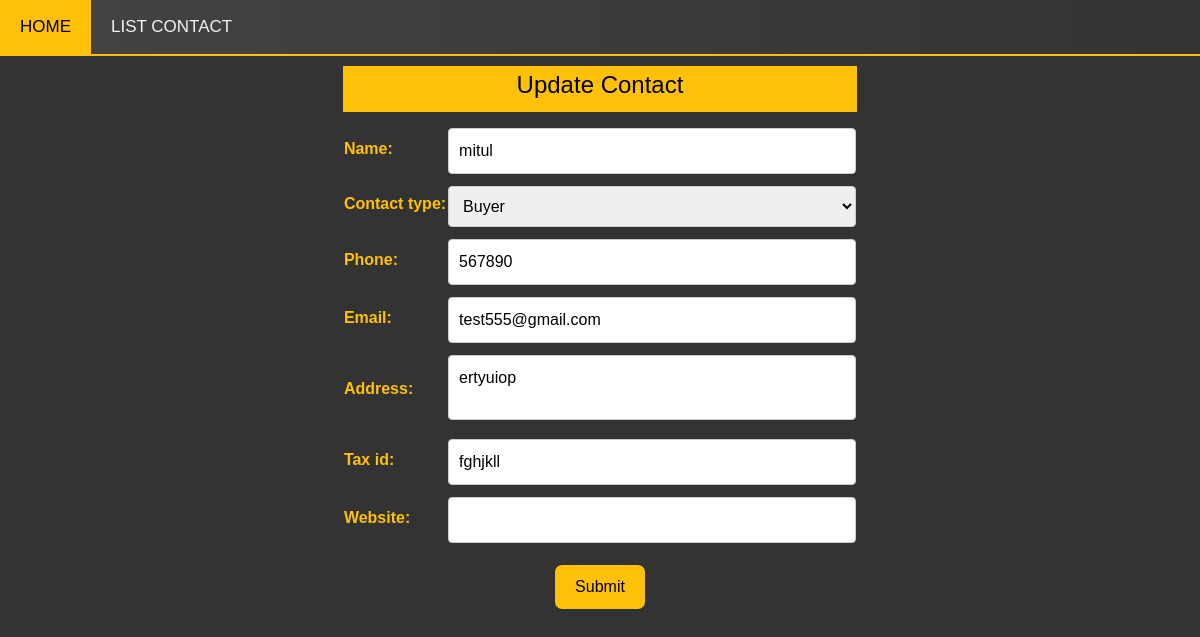
Page /update-contact/1 on the earlier database version.
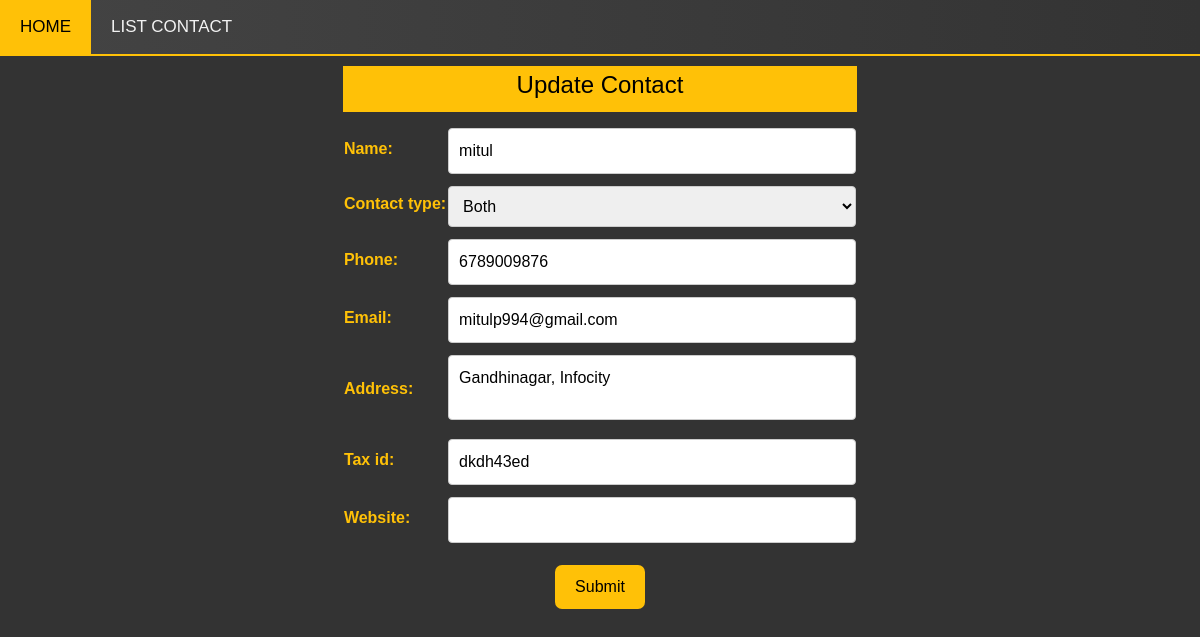
Same page on the later database version.
### contact_app/models.py (models this page shows, shortened)
class Contact(models.Model):
    CONTACT_TYPE_CHOICES = [
        ('seller','Seller'),
        ('buyer','Buyer'),
        ('both','Both')
    ]
    name = models.CharField(max_length=255)
    contact_type = models.CharField(max_length=10, choices=CONTACT_TYPE_CHOICES,default='both')
    phone = models.CharField(max_length=20)
    email = models.EmailField(null=True,blank=True)
    address = models.TextField(null=True,blank=True)
    tax_id = models.CharField(max_length=20)
    website = models.URLField(null=True,blank=True)

### contact_app/views.py (the view)
# urls.py: path('update-contact/<int:id>',views.update_contact_view,name='update_contact'),
def update_contact_view(request,id):
    contact = get_object_or_404(Contact,id=id)
    if request.method == 'POST':
        form = ContactForm(request.POST, instance=contact)
        if form.is_valid():
            form.save()
            return redirect('list_contact')
    else:
        form = ContactForm(instance=contact)
    context ={
        'forms':form,
        'contact':contact,
    }
    return render(request, 'contact.html', context)

### contact_app/forms.py
class ContactForm(forms.ModelForm):
    class Meta:
        model = Contact
        fields = '__all__'

### contact_app/templates/contact.html (shortened to what this page needs)
{% load static %}
<!DOCTYPE html>
<html>
    <head>
        {% load bootstrap5 %}
        {% bootstrap_css %}
        <link rel="stylesheet" href="{% static 'style/contact_app.css' %}">
    </head>
    <body>
      <div class="topnav">
        <a href="/">HOME</a>
        <a href="/list-contact">LIST CONTACT</a>
      </div>
        <div class='main-container'>
          <div class='main-title'>
            <h4> {% if contact.id %} Update Contact {% else %} Create Contact {% endif %} </h4>
          </div>
            <form method='POST'>
                <table class="contact-form">
                    {{ forms }}
                    <tr>
                        <td colspan="2" class="submit-row pt-3">
                            <button type="submit" class="btn btn-default" value="submit">Submit</button>
                        </td>
                    </tr>
                </table>
                </form>
        </div>
    </body>
</html>

Differences in the rows shown:
changed Contact "mitul": contact_type "Buyer" → "Both"; phone "567890" → "6789009876"; email "test555@gmail.com" → "mitulp994@gmail.com"; address "ertyuiop" → "Gandhinagar, Infocity"; tax_id "fghjkll" → "dkdh43ed"
